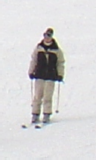
#> input picture train/positive/crop001008b.bmp, 96 x 160 px; its folder holds only this picture in this run
$ jupyter execute --allow-errors model.ipynb
#> lines starting #> are read from the running program, lines starting #| are printed output that depends on the picture
### convolution.py
####################################################
## Developed by: Eashan Kaushik & Srijan Malhotra ##
## Project Start: 27th November 2021              ##
####################################################

import numpy as np

class SeConvolve:

    def __init__(self, image_matrix, kernel, mode='gradient'):
        # input image matrix
        self.image_matrix = image_matrix
        # inpur kernel
        self.kernel = kernel
        # output after convolution with the kerne
        self._output = None
        # normalized output
        self._output_norm = None
        # mode smoothing or gradient
        self.mode = mode

    #######################
    ## Getter and Setter ##
    #######################

    @property
    def output(self):
        return self._output

    @property
    def output_norm(self):
        return self._output_norm

    #######################
    #######################

    def convolution(self):

      height, width = self.image_matrix.shape

      if self.mode == 'gradient':

        # code to find the gradients
        self._output = np.zeros((height - 2, width - 2))

        # looping over the desired matrix
        for i in range(1,height - 1):
          for j in range(1,width - 1):
            # martix multiplication for gradient computation
            # prewit convolution after gaussian smoothing leads to loss of 4 rows and 4 columns thats why we start from i-4 and j-4
            self._output[i - 1,j - 1] = (self.kernel[0, 0] * self.image_matrix[i - 1, j - 1]) + (self.kernel[0, 1] * self.image_matrix[i - 1, j]) + (self.kernel[0, 2] * self.image_matrix[i - 1, j + 1]) + \
                      (self.kernel[1, 0] * self.image_matrix[i, j - 1]) + (self.kernel[1, 1] * self.image_matrix[i, j]) + (self.kernel[1, 2] * self.image_matrix[i, j + 1]) + (self.kernel[2, 0] * self.image_matrix[i + 1, j - 1]) + \
                      (self.kernel[2, 1] * self.image_matrix[i + 1, j]) + (self.kernel[2, 2] * self.image_matrix[i + 1, j + 1])

      # we call the normalize function to normalize the output
      self.normalize()

      self._output = np.pad(self._output, 1, mode='constant')

      return self._output, self._output_norm

    # normalize
    def normalize(self):
      if self.mode == 'gradient':
        # normalize using sum of absolute values
        temp_output = np.absolute(self._output)
        self._output_norm = temp_output / 3
        self._output_norm = np.pad(self._output_norm, 1, mode='constant')

### model.ipynb
[cell 1]
from convolution import SeConvolve
import numpy as np
import cv2
import os
import matplotlib.pyplot as plt
from PIL import Image
import math
import matplotlib.image as mpimg
import sys
import numpy
numpy.set_printoptions(threshold=sys.maxsize)

[cell 2]
class HOGDescriptor:
    def __init__(self):

        # Gradient x and y operations Prewitt's Operators
        self._convolution_matrix_gx = np.array([[-1, 0, 1], [-1, 0, 1], [-1, 0, 1]])
        self._convolution_matrix_gy = np.array([[1, 1, 1], [0, 0, 0], [-1, -1, -1]])

        self.output_class = dict()
        self.output_dist = dict()

        #### Train ####
        self.training_discript = dict()
        self.train_images = list()
        self.number_of_train_positive = 0
        self.image_names_train = list()
        self.gray_train_images = list()

        # Output of step 2
        self._gradient_x_train = list()
        self._gradient_y_train = list()
        self._gradient_x_norm_train = list()
        self._gradient_y_norm_train = list()
        # Output of step 3
        self._magnitude_train = list()
        self._magnitude_norm_train = list()
        # Angle Output
        self._angle_train = list()
        self._edge_angle_train = list()

        #### Test ####
        self.test_discript = dict()
        self.test_images = list()
        self.number_of_test_positive = 0
        self.image_names_test = list()
        self.gray_test_images = list()
        # Output of step 2
        self._gradient_x_test = list()
        self._gradient_y_test = list()
        self._gradient_x_norm_test = list()
        self._gradient_y_norm_test = list()
        # Output of step 3
        self._magnitude_test = list()
        self._magnitude_norm_test = list()
        # Angle Output
        self._angle_test = list()
        self._edge_angle_test = list()

    def fit(self):
        my_list = os.listdir('train/positive')
        self.image_names_train.extend(my_list)

        for current in my_list:
            image = mpimg.imread("train/positive/" + current)
#> image is the input picture: shape (160, 96, 3); mean R, G, B 212.9, 211.8, 212.5
            pixels = np.array(image)
            self.train_images.append(pixels)

        self.number_of_train_positive = len(self.train_images)
#> self.number_of_train_positive = 1

        my_list = os.listdir('train/negative')
        self.image_names_train.extend(my_list)

        for current in my_list:
            image = mpimg.imread("train/negative/" + current)
            pixels = np.array(image)
            self.train_images.append(pixels)

        self.train_images = np.array(self.train_images)

#         self.to_grayscale(self.train_images, train=True)

#         self.gradient_operation(self, self.gray_train_images)

#         self.hog_feature(self._magnitude_train, self._angle_train, train=True)


    def test(self):
        my_list = os.listdir('test/positive')
        self.image_names_test.extend(my_list)

        for current in my_list:
            image = mpimg.imread("test/positive/" + current)
            pixels = np.array(image)
            self.test_images.append(pixels)

        self.number_of_test_positive = len(self.test_images)

        my_list = os.listdir('test/negative')
        self.image_names_test.extend(my_list)

        for current in my_list:
            image = mpimg.imread("test/negative/" + current)
            pixels = np.array(image)
            self.test_images.append(pixels)

        self.test_images = np.array(self.test_images)

#         self.to_grayscale(self.test_images, train=False)

#         self.gradient_operation(self, self.gray_test_images)

#         self.hog_feature(self._magnitude_test, self._angle_test, train=False)

    def evaluate(self):

        for classes, disc in self.test_discript.items():

            distance = np.empty(0)
            class_distance = np.empty(0)

#             file_name = classes.split('-')[0]
#             class_name = classes.split('-')[-1]
            disc = np.array(disc)

            for classes_tr, disc_tr in self.training_discript.items():

#                 file_name_tr = classes_tr.split('-')[0]
#                 class_name_tr = classes_tr.split('-')[-1]
                disc_tr = np.array(disc_tr)

                denominator = np.sum(disc_tr)
                numerator = np.minimum(disc_tr,disc)
                numerator = np.sum(numerator)

                distance = np.append(distance, numerator/denominator)
                class_distance = np.append(class_distance, classes_tr)

            c = {A: B for A, B in zip(class_distance, distance)}
            c = dict(sorted(c.items(), key=lambda item: item[1], reverse=True))

            i = 0
            temp1 = list()
            temp2 = list()
            while i < 3:

                cl = list(c.keys())[i]
                cl = cl.split('-')[-1]
                temp1.append(cl)

                di = list(c.values())[i]
                temp2.append(di)

                i += 1

            self.output_class[classes] = temp1
            self.output_dist[classes] = temp2

    def hog_feature(self, magn, angle, train=True):

        for index, image in enumerate(magn):
            row = 0

            image_discriptor = np.empty(0)

            while row <= 160:
                row_start = row
                row_end = row + 16

                if not row_end <= 160:
                    break

                col = 0
                while col <= 96:
                    count_col = 0
                    column_start = col
                    column_end = col + 16

                    if column_end <= 96:
                        current_block_magnitude = magn[index][row_start:row_end, column_start:column_end]
                        current_block_angle = angle[index][row_start:row_end, column_start:column_end]

                        hist = self.HOG_cell(current_block_magnitude, current_block_angle)

                        image_discriptor = np.concatenate((image_discriptor, hist), axis=0)
                    else:
                        break

                    col += 8

                row += 8

            if train:
                if index < self.number_of_train_positive:
                    self.training_discript[self.image_names_train[index] + '-positive'] = image_discriptor
                else:
                    self.training_discript[self.image_names_train[index] + '-negative'] = image_discriptor
            else:
                if index < self.number_of_test_positive:
                    self.test_discript[self.image_names_test[index] + '-positive'] = image_discriptor
                else:
                    self.test_discript[self.image_names_test[index] + '-negative'] = image_discriptor

    def HOG_cell(self, current_block_magnitude, current_block_angle):

        hist1 = self.HOG_cell_histogram(current_block_magnitude[0:8, 0:8], current_block_angle[0:8, 0:8])

        hist2 = self.HOG_cell_histogram(current_block_magnitude[0:8, 8:16], current_block_angle[0:8, 8:16])

        hist3 = self.HOG_cell_histogram(current_block_magnitude[8:16, 0:8], current_block_angle[8:16, 0:8])

        hist4 = self.HOG_cell_histogram(current_block_magnitude[8:16, 8:16], current_block_angle[8:16, 8:16])

        hist = np.concatenate((hist1, hist2, hist3, hist4), axis=0)

        norm = np.linalg.norm(hist)

        if norm > 0:
            hist = hist / norm

        return hist


    def HOG_cell_histogram(self, current_block_magnitude, current_block_angle):

        bins = [0] * 9

        i = 0

        while i <= current_block_magnitude.shape[0] - 1:

            j = 0

            while j <= current_block_magnitude.shape[1] - 1:

                angle = current_block_angle[i, j]

                if angle >= 180:
                    angle = angle - 180

                if angle < 0:
                    angle = angle + 180

                if 0 <= angle < 20:
                    bins[0] += current_block_magnitude[i, j]
                elif 20 <= angle < 40:
                    bins[1] += current_block_magnitude[i, j]
                elif 40 <= angle < 60:
                    bins[2] += current_block_magnitude[i, j]
                elif 60 <= angle < 80:
                    bins[3] += current_block_magnitude[i, j]
                elif 80 <= angle < 100:
                    bins[4] += current_block_magnitude[i, j]
                elif 100 <= angle < 120:
                    bins[5] += current_block_magnitude[i, j]
                elif 120 <= angle < 140:
                    bins[6] += current_block_magnitude[i, j]
                elif 140 <= angle < 160:
                    bins[7] += current_block_magnitude[i, j]
                elif 160 <= angle < 180:
                    bins[8] += current_block_magnitude[i, j]
                else:
                    print('some error')

                j += 1

            i += 1

        return np.array(bins)

    def to_grayscale(self, images, train=True):

#> called with train = True
        if train:
            for image in images:
                new_image = np.round(np.dot(image[...,:3], [0.299, 0.587, 0.114]))
                self.gray_train_images.append(new_image)
#> this loop made 1 pass
#> after the loop, self.gray_train_images = 1 item

            self.gray_train_images = np.array(self.gray_train_images)
        else:
            for image in images:
                new_image = np.round(np.dot(image[...,:3], [0.299, 0.587, 0.114]))
                self.gray_test_images.append(new_image)

            self.gray_test_images = np.array(self.gray_test_images)

    def gradient_operation(self, images, train=True):

        if train:
            for image in images:

                # Convolution done on the image_matrix w.r.t gradient x
                gradient_x = SeConvolve(image, self._convolution_matrix_gx, mode='gradient')
                gradient_x_train, gradient_x_norm_x_train = gradient_x.convolution()

                self._gradient_x_train.append(gradient_x_train)
                self._gradient_x_norm_train.append(gradient_x_norm_x_train)

                # Convolution done on the image_matrix w.r.t gradient y
                gradient_y = SeConvolve(image, self._convolution_matrix_gy, mode='gradient')
                gradient_y_train, gradient_y_norm_train = gradient_y.convolution()

                self._gradient_y_train.append(gradient_y_train)
                self._gradient_y_norm_train.append(gradient_y_norm_train)

                # We compute gradient magnitude, gradient angle and edge angle
                magnitude_x_train, magnitude_norm_x_train = self.calcuate_magnitude(gradient_x_train, gradient_y_train)
                angle_x_train, edge_angle_x_train = self.calculate_angle(gradient_x_train, gradient_y_train)

                self._magnitude_train.append(magnitude_x_train)
                self._magnitude_norm_train.append(magnitude_norm_x_train)

                self._angle_train.append(angle_x_train)
                self._edge_angle_train.append(edge_angle_x_train)

            self._gradient_x_train = np.array(self._gradient_x_train)
            self._gradient_x_norm_train = np.array(self._gradient_x_norm_train)
            self._gradient_y_train = np.array(self._gradient_y_train)
            self._gradient_y_norm_train = np.array(self._gradient_y_norm_train)
            self._magnitude_train = np.array(self._magnitude_train)
            self._magnitude_norm_train = np.array(self._magnitude_norm_train)
            self._angle_train = np.array(self._angle_train)
            self._edge_angle_train = np.array(self._edge_angle_train)
        else:
            for image in images:

                # Convolution done on the image_matrix w.r.t gradient x
                gradient_x = SeConvolve(image, self._convolution_matrix_gx, mode='gradient')
                gradient_x_train, gradient_x_norm_x_train = gradient_x.convolution()

                self._gradient_x_test.append(gradient_x_train)
                self._gradient_x_norm_test.append(gradient_x_norm_x_train)

                # Convolution done on the image_matrix w.r.t gradient y
                gradient_y = SeConvolve(image, self._convolution_matrix_gy, mode='gradient')
                gradient_y_train, gradient_y_norm_train = gradient_y.convolution()

                self._gradient_y_test.append(gradient_y_train)
                self._gradient_y_norm_test.append(gradient_y_norm_train)

                # We compute gradient magnitude, gradient angle and edge angle
                magnitude_x_train, magnitude_norm_x_train = self.calcuate_magnitude(gradient_x_train, gradient_y_train)
                angle_x_train, edge_angle_x_train = self.calculate_angle(gradient_x_train, gradient_y_train)

                self._magnitude_test.append(magnitude_x_train)
                self._magnitude_norm_test.append(magnitude_norm_x_train)

                self._angle_test.append(angle_x_train)
                self._edge_angle_test.append(edge_angle_x_train)

            self._gradient_x_test = np.array(self._gradient_x_test)
            self._gradient_x_norm_test = np.array(self._gradient_x_norm_test)
            self._gradient_y_test = np.array(self._gradient_y_test)
            self._gradient_y_norm_test = np.array(self._gradient_y_norm_test)
            self._magnitude_test = np.array(self._magnitude_test)
            self._magnitude_norm_test = np.array(self._magnitude_norm_test)
            self._angle_test = np.array(self._angle_test)
            self._edge_angle_test = np.array(self._edge_angle_test)


    def calcuate_magnitude(self, gradient_x, gradient_y):
        height, width = gradient_x.shape

        # After gaussing smoothing and gradient computation we have lost a total of 8 rows and 8 columns
        magnitude = np.zeros((height - 2, width - 2))

        # looping over the desired matrix
        for i in range(1,height - 1):
            for j in range(1,width - 1):
                # gradient calculated using root(gx**2 + gy**2)
                temp = (gradient_x[i, j] ** 2) + (gradient_y[i, j] ** 2)

                magnitude[i - 1, j - 1] = math.sqrt(temp)

        # Nomralization of Magnitude
        magnitude_norm = magnitude / 360.624
        # same size as original image
        magnitude = np.pad(magnitude, 1, mode='constant')
        magnitude_norm = np.pad(magnitude_norm, 1, mode='constant')

        return magnitude, magnitude_norm

    def calculate_angle(self, gradient_x, gradient_y):

        height, width = gradient_x.shape

        # After gaussing smoothing and gradient computation we have lost a total of 8 rows and 8 columns
        angle = np.zeros((height - 2, width - 2))
        edge_angle = np.zeros((height - 2, width - 2))

        # looping over the desired matrix
        for i in range(1,height - 1):
            for j in range(1,width - 1):
                if gradient_x[i, j]  != 0:
                    # gradient angle computed using tan-1(gy/gx)
                    angle[i - 1, j - 1] = math.degrees(math.atan((gradient_y[i, j] / gradient_x[i, j])))
                    edge_angle[i - 1, j - 1] = angle[i - 1, j - 1] + 90

        # same size as original image
        angle = np.pad(angle, 1, mode='constant')
        edge_angle = np.pad(angle, 1, mode='constant')

        return angle, edge_angle

[cell 3]
hg = HOGDescriptor()

#> (a cell that did not finish here is left out)

#> (a cell that did not finish here is left out)

[cell 6]
hg.to_grayscale(hg.train_images)

[cell 7]
hg.gray_train_images[0].shape

[cell 8]
plt.imshow(hg.gray_train_images[0], cmap='gray')

[cell 9]
hg.gradient_operation(hg.gray_train_images)
#> the loop in gradient_operation, `for image in images:` made 1 pass
#> pass 1, in gradient_operation, `gradient_x_train, gradient_x_norm_x_train = gradient_x.convolution()`:
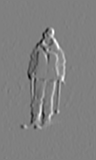
#> gradient_x_train: shape (160, 96) float64; min -471, max 465, mean -0.1; drawn with min black and max white
#> pass 1, in gradient_operation, `gradient_x_train, gradient_x_norm_x_train = gradient_x.convolution()`:
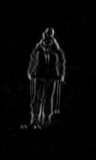
#> gradient_x_norm_x_train: shape (160, 96) float64; min 0, max 157, mean 6.6
#> pass 1, in gradient_operation, `gradient_y_train, gradient_y_norm_train = gradient_y.convolution()`:
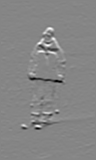
#> gradient_y_train: shape (160, 96) float64; min -467, max 423, mean 0.2; drawn with min black and max white
#> pass 1, in gradient_operation, `gradient_y_train, gradient_y_norm_train = gradient_y.convolution()`:
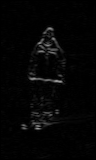
#> gradient_y_norm_train: shape (160, 96) float64; min 0, max 155.7, mean 5.1

[cell 10]
magn = hg._magnitude_train

[cell 11]
angle = hg._angle_train

[cell 12]
magn.shape

[cell 13]
magn[0]

[cell 14]
hg.hog_feature(magn, angle)
#> the loop in hog_feature, `for index, image in enumerate(magn):` made 1 pass

[cell 15]
len(hg.training_discript)
#> Out = 1

[cell 16]
hg.training_discript.keys()

[cell 17]
hg.training_discript['crop001008b.bmp-positive'].shape

# Test

#> (a cell that did not finish here is left out)

#> (a cell that did not finish here is left out)

[cell 20]
hg.to_grayscale(hg.test_images, False)
#> the loop in to_grayscale (call 2), `for image in images:` made 1 pass

[cell 21]
hg.gray_test_images.shape

[cell 22]
hg.gradient_operation(hg.gray_test_images, False)
#> the loop in gradient_operation (call 2), `for image in images:` made 1 pass
#> pass 1, in gradient_operation (call 2), `magnitude_x_train, magnitude_norm_x_train = self.calcuate_magnitude(gr..`:
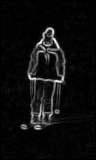
#> magnitude_x_train: shape (160, 96) float64; min 0, max 510.7, mean 28.3; drawn with min black and max white
#> pass 1, in gradient_operation (call 2), `angle_x_train, edge_angle_x_train = self.calculate_angle(gradient_x_tr..`:
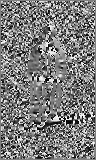
#> angle_x_train: shape (160, 96) float64; min -89.76, max 89.75, mean -2.2; drawn with min black and max white
#> pass 1, in gradient_operation (call 2), `angle_x_train, edge_angle_x_train = self.calculate_angle(gradient_x_tr..`:
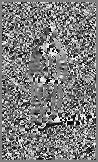
#> edge_angle_x_train: shape (162, 98) float64; min -89.76, max 89.75, mean -2.2; drawn with min black and max white

[cell 23]
magn = hg._magnitude_test
angle = hg._angle_test

[cell 24]
hg.hog_feature(magn, angle, False)
#> the loop in hog_feature (call 2), `for index, image in enumerate(magn):` made 1 pass

[cell 25]
len(hg.test_discript)
#> Out = 1
#> the loop in evaluate, `for classes, disc in self.test_discript.items(): ` made 1 pass
#> classes on pass 1: 'crop001008b.bmp-positive'

$ run again, on train/positive/crop001047b.bmp
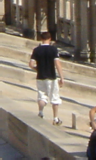
#> input picture train/positive/crop001047b.bmp, 96 x 160 px
#> in fit, image is the input picture: shape (160, 96, 3); mean R, G, B 135.9, 124.7, 110.5
#> self.number_of_train_positive = 1
#> the loop in to_grayscale, `for image in images:` made 1 pass
#> after the loop in to_grayscale, `for image in images:`: self.gray_train_images = 1 item
#> the loop in gradient_operation, `for image in images:` made 1 pass
#> pass 1, in gradient_operation, `gradient_y_train, gradient_y_norm_train = gradient_y.convolution()`:
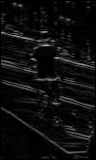
#> gradient_y_norm_train: shape (160, 96) float64; min 0, max 180.7, mean 14.5
#> the loop in hog_feature, `for index, image in enumerate(magn):` made 1 pass
#> `len(hg.training_discript)`: Out = 1
#> the loop in to_grayscale (call 2), `for image in images:` made 1 pass
#> the loop in gradient_operation (call 2), `for image in images:` made 1 pass
#> pass 1, in gradient_operation (call 2), `angle_x_train, edge_angle_x_train = self.calculate_angle(gradient_x_tr..`:
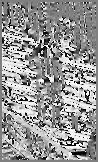
#> edge_angle_x_train: shape (162, 98) float64; min -89.81, max 89.77, mean 15.5; drawn with min black and max white
#> the loop in hog_feature (call 2), `for index, image in enumerate(magn):` made 1 pass
#> the loop in evaluate, `for classes, disc in self.test_discript.items(): ` made 1 pass
#> classes on pass 1: 'crop001047b.bmp-positive'
